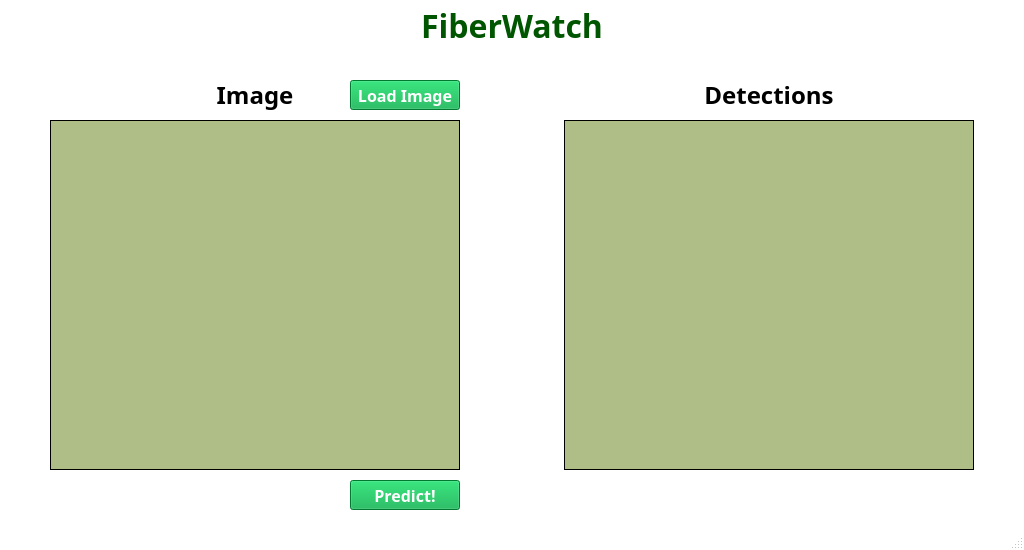
<?xml version="1.0" encoding="UTF-8"?>
<ui version="4.0">
 <class>MainWindow</class>
 <widget class="QMainWindow" name="MainWindow">
  <property name="geometry">
   <rect>
    <x>0</x>
    <y>0</y>
    <width>1024</width>
    <height>550</height>
   </rect>
  </property>
  <property name="sizePolicy">
   <sizepolicy hsizetype="Fixed" vsizetype="Fixed">
    <horstretch>0</horstretch>
    <verstretch>0</verstretch>
   </sizepolicy>
  </property>
  <property name="minimumSize">
   <size>
    <width>1024</width>
    <height>550</height>
   </size>
  </property>
  <property name="maximumSize">
   <size>
    <width>1024</width>
    <height>550</height>
   </size>
  </property>
  <property name="palette">
   <palette>
    <active>
     <colorrole role="Button">
      <brush brushstyle="SolidPattern">
       <color alpha="255">
        <red>0</red>
        <green>170</green>
        <blue>69</blue>
       </color>
      </brush>
     </colorrole>
     <colorrole role="Window">
      <brush brushstyle="SolidPattern">
       <color alpha="255">
        <red>255</red>
        <green>255</green>
        <blue>255</blue>
       </color>
      </brush>
     </colorrole>
    </active>
    <inactive>
     <colorrole role="Button">
      <brush brushstyle="SolidPattern">
       <color alpha="255">
        <red>255</red>
        <green>255</green>
        <blue>255</blue>
       </color>
      </brush>
     </colorrole>
     <colorrole role="Window">
      <brush brushstyle="SolidPattern">
       <color alpha="255">
        <red>255</red>
        <green>255</green>
        <blue>255</blue>
       </color>
      </brush>
     </colorrole>
    </inactive>
    <disabled>
     <colorrole role="Button">
      <brush brushstyle="SolidPattern">
       <color alpha="255">
        <red>184</red>
        <green>200</green>
        <blue>188</blue>
       </color>
      </brush>
     </colorrole>
     <colorrole role="Base">
      <brush brushstyle="SolidPattern">
       <color alpha="255">
        <red>255</red>
        <green>255</green>
        <blue>255</blue>
       </color>
      </brush>
     </colorrole>
     <colorrole role="Window">
      <brush brushstyle="SolidPattern">
       <color alpha="255">
        <red>255</red>
        <green>255</green>
        <blue>255</blue>
       </color>
      </brush>
     </colorrole>
    </disabled>
   </palette>
  </property>
  <property name="font">
   <font>
    <family>Satoshi</family>
    <pointsize>12</pointsize>
    <bold>false</bold>
   </font>
  </property>
  <property name="windowTitle">
   <string>FiberWatch</string>
  </property>
  <property name="windowIcon">
   <iconset>
    <normaloff>icons/logo.png</normaloff>icons/logo.png</iconset>
  </property>
  <property name="styleSheet">
   <string notr="true"/>
  </property>
  <property name="iconSize">
   <size>
    <width>48</width>
    <height>48</height>
   </size>
  </property>
  <widget class="QWidget" name="centralwidget">
   <widget class="QLabel" name="title_label">
    <property name="geometry">
     <rect>
      <x>412</x>
      <y>10</y>
      <width>200</width>
      <height>31</height>
     </rect>
    </property>
    <property name="font">
     <font>
      <family>Satoshi Medium</family>
      <pointsize>24</pointsize>
      <bold>true</bold>
     </font>
    </property>
    <property name="styleSheet">
     <string notr="true">color: rgb(0, 85, 0)</string>
    </property>
    <property name="text">
     <string>FiberWatch</string>
    </property>
    <property name="alignment">
     <set>Qt::AlignCenter</set>
    </property>
   </widget>
   <widget class="QGraphicsView" name="image">
    <property name="geometry">
     <rect>
      <x>50</x>
      <y>120</y>
      <width>410</width>
      <height>350</height>
     </rect>
    </property>
    <property name="sizePolicy">
     <sizepolicy hsizetype="Fixed" vsizetype="Fixed">
      <horstretch>0</horstretch>
      <verstretch>0</verstretch>
     </sizepolicy>
    </property>
    <property name="maximumSize">
     <size>
      <width>410</width>
      <height>350</height>
     </size>
    </property>
    <property name="styleSheet">
     <string notr="true">background-color: #AFBE87</string>
    </property>
    <property name="frameShape">
     <enum>QFrame::Box</enum>
    </property>
    <property name="frameShadow">
     <enum>QFrame::Plain</enum>
    </property>
    <property name="lineWidth">
     <number>1</number>
    </property>
   </widget>
   <widget class="QGraphicsView" name="graph">
    <property name="geometry">
     <rect>
      <x>564</x>
      <y>120</y>
      <width>410</width>
      <height>350</height>
     </rect>
    </property>
    <property name="sizePolicy">
     <sizepolicy hsizetype="Fixed" vsizetype="Fixed">
      <horstretch>0</horstretch>
      <verstretch>0</verstretch>
     </sizepolicy>
    </property>
    <property name="maximumSize">
     <size>
      <width>410</width>
      <height>350</height>
     </size>
    </property>
    <property name="styleSheet">
     <string notr="true">background-color: #AFBE87</string>
    </property>
    <property name="frameShape">
     <enum>QFrame::Box</enum>
    </property>
    <property name="frameShadow">
     <enum>QFrame::Plain</enum>
    </property>
    <property name="lineWidth">
     <number>1</number>
    </property>
   </widget>
   <widget class="QLabel" name="label_2">
    <property name="geometry">
     <rect>
      <x>205</x>
      <y>80</y>
      <width>100</width>
      <height>30</height>
     </rect>
    </property>
    <property name="font">
     <font>
      <family>Satoshi Medium</family>
      <pointsize>18</pointsize>
      <bold>true</bold>
     </font>
    </property>
    <property name="text">
     <string>Image</string>
    </property>
    <property name="alignment">
     <set>Qt::AlignCenter</set>
    </property>
   </widget>
   <widget class="QLabel" name="label_3">
    <property name="geometry">
     <rect>
      <x>704</x>
      <y>80</y>
      <width>130</width>
      <height>30</height>
     </rect>
    </property>
    <property name="font">
     <font>
      <family>Satoshi Medium</family>
      <pointsize>18</pointsize>
      <bold>true</bold>
     </font>
    </property>
    <property name="text">
     <string>Detections</string>
    </property>
    <property name="alignment">
     <set>Qt::AlignCenter</set>
    </property>
   </widget>
   <widget class="QPushButton" name="loadImage">
    <property name="geometry">
     <rect>
      <x>350</x>
      <y>80</y>
      <width>110</width>
      <height>30</height>
     </rect>
    </property>
    <property name="palette">
     <palette>
      <active>
       <colorrole role="Button">
        <brush brushstyle="SolidPattern">
         <color alpha="255">
          <red>0</red>
          <green>170</green>
          <blue>69</blue>
         </color>
        </brush>
       </colorrole>
       <colorrole role="Light">
        <brush brushstyle="SolidPattern">
         <color alpha="255">
          <red>255</red>
          <green>255</green>
          <blue>255</blue>
         </color>
        </brush>
       </colorrole>
       <colorrole role="ButtonText">
        <brush brushstyle="SolidPattern">
         <color alpha="255">
          <red>255</red>
          <green>255</green>
          <blue>255</blue>
         </color>
        </brush>
       </colorrole>
       <colorrole role="Base">
        <brush brushstyle="SolidPattern">
         <color alpha="255">
          <red>0</red>
          <green>170</green>
          <blue>69</blue>
         </color>
        </brush>
       </colorrole>
       <colorrole role="Window">
        <brush brushstyle="SolidPattern">
         <color alpha="255">
          <red>0</red>
          <green>170</green>
          <blue>69</blue>
         </color>
        </brush>
       </colorrole>
      </active>
      <inactive>
       <colorrole role="Button">
        <brush brushstyle="SolidPattern">
         <color alpha="255">
          <red>0</red>
          <green>170</green>
          <blue>69</blue>
         </color>
        </brush>
       </colorrole>
       <colorrole role="Light">
        <brush brushstyle="SolidPattern">
         <color alpha="255">
          <red>255</red>
          <green>255</green>
          <blue>255</blue>
         </color>
        </brush>
       </colorrole>
       <colorrole role="ButtonText">
        <brush brushstyle="SolidPattern">
         <color alpha="255">
          <red>255</red>
          <green>255</green>
          <blue>255</blue>
         </color>
        </brush>
       </colorrole>
       <colorrole role="Base">
        <brush brushstyle="SolidPattern">
         <color alpha="255">
          <red>0</red>
          <green>170</green>
          <blue>69</blue>
         </color>
        </brush>
       </colorrole>
       <colorrole role="Window">
        <brush brushstyle="SolidPattern">
         <color alpha="255">
          <red>0</red>
          <green>170</green>
          <blue>69</blue>
         </color>
        </brush>
       </colorrole>
      </inactive>
      <disabled>
       <colorrole role="Button">
        <brush brushstyle="SolidPattern">
         <color alpha="255">
          <red>0</red>
          <green>170</green>
          <blue>69</blue>
         </color>
        </brush>
       </colorrole>
       <colorrole role="Light">
        <brush brushstyle="SolidPattern">
         <color alpha="255">
          <red>255</red>
          <green>255</green>
          <blue>255</blue>
         </color>
        </brush>
       </colorrole>
       <colorrole role="Base">
        <brush brushstyle="SolidPattern">
         <color alpha="255">
          <red>0</red>
          <green>170</green>
          <blue>69</blue>
         </color>
        </brush>
       </colorrole>
       <colorrole role="Window">
        <brush brushstyle="SolidPattern">
         <color alpha="255">
          <red>0</red>
          <green>170</green>
          <blue>69</blue>
         </color>
        </brush>
       </colorrole>
      </disabled>
     </palette>
    </property>
    <property name="font">
     <font>
      <family>Satoshi Medium</family>
      <pointsize>12</pointsize>
      <bold>true</bold>
     </font>
    </property>
    <property name="toolTip">
     <string>Loads an image for processing by the abaca fiber classification model.</string>
    </property>
    <property name="styleSheet">
     <string notr="true">background-color: rgb(0, 170, 69);</string>
    </property>
    <property name="text">
     <string>Load Image</string>
    </property>
   </widget>
   <widget class="QPushButton" name="loadImage_2">
    <property name="geometry">
     <rect>
      <x>350</x>
      <y>480</y>
      <width>110</width>
      <height>30</height>
     </rect>
    </property>
    <property name="palette">
     <palette>
      <active>
       <colorrole role="Button">
        <brush brushstyle="SolidPattern">
         <color alpha="255">
          <red>0</red>
          <green>170</green>
          <blue>69</blue>
         </color>
        </brush>
       </colorrole>
       <colorrole role="Light">
        <brush brushstyle="SolidPattern">
         <color alpha="255">
          <red>255</red>
          <green>255</green>
          <blue>255</blue>
         </color>
        </brush>
       </colorrole>
       <colorrole role="ButtonText">
        <brush brushstyle="SolidPattern">
         <color alpha="255">
          <red>255</red>
          <green>255</green>
          <blue>255</blue>
         </color>
        </brush>
       </colorrole>
       <colorrole role="Base">
        <brush brushstyle="SolidPattern">
         <color alpha="255">
          <red>0</red>
          <green>170</green>
          <blue>69</blue>
         </color>
        </brush>
       </colorrole>
       <colorrole role="Window">
        <brush brushstyle="SolidPattern">
         <color alpha="255">
          <red>0</red>
          <green>170</green>
          <blue>69</blue>
         </color>
        </brush>
       </colorrole>
      </active>
      <inactive>
       <colorrole role="Button">
        <brush brushstyle="SolidPattern">
         <color alpha="255">
          <red>0</red>
          <green>170</green>
          <blue>69</blue>
         </color>
        </brush>
       </colorrole>
       <colorrole role="Light">
        <brush brushstyle="SolidPattern">
         <color alpha="255">
          <red>255</red>
          <green>255</green>
          <blue>255</blue>
         </color>
        </brush>
       </colorrole>
       <colorrole role="ButtonText">
        <brush brushstyle="SolidPattern">
         <color alpha="255">
          <red>255</red>
          <green>255</green>
          <blue>255</blue>
         </color>
        </brush>
       </colorrole>
       <colorrole role="Base">
        <brush brushstyle="SolidPattern">
         <color alpha="255">
          <red>0</red>
          <green>170</green>
          <blue>69</blue>
         </color>
        </brush>
       </colorrole>
       <colorrole role="Window">
        <brush brushstyle="SolidPattern">
         <color alpha="255">
          <red>0</red>
          <green>170</green>
          <blue>69</blue>
         </color>
        </brush>
       </colorrole>
      </inactive>
      <disabled>
       <colorrole role="Button">
        <brush brushstyle="SolidPattern">
         <color alpha="255">
          <red>0</red>
          <green>170</green>
          <blue>69</blue>
         </color>
        </brush>
       </colorrole>
       <colorrole role="Light">
        <brush brushstyle="SolidPattern">
         <color alpha="255">
          <red>255</red>
          <green>255</green>
          <blue>255</blue>
         </color>
        </brush>
       </colorrole>
       <colorrole role="Base">
        <brush brushstyle="SolidPattern">
         <color alpha="255">
          <red>0</red>
          <green>170</green>
          <blue>69</blue>
         </color>
        </brush>
       </colorrole>
       <colorrole role="Window">
        <brush brushstyle="SolidPattern">
         <color alpha="255">
          <red>0</red>
          <green>170</green>
          <blue>69</blue>
         </color>
        </brush>
       </colorrole>
      </disabled>
     </palette>
    </property>
    <property name="font">
     <font>
      <family>Satoshi Medium</family>
      <pointsize>12</pointsize>
      <bold>true</bold>
     </font>
    </property>
    <property name="toolTip">
     <string>Loads an image for processing by the abaca fiber classification model.</string>
    </property>
    <property name="styleSheet">
     <string notr="true">background-color: rgb(0, 170, 69);</string>
    </property>
    <property name="text">
     <string>Predict!</string>
    </property>
   </widget>
  </widget>
  <widget class="QStatusBar" name="statusbar"/>
 </widget>
 <resources/>
 <connections/>
</ui>
